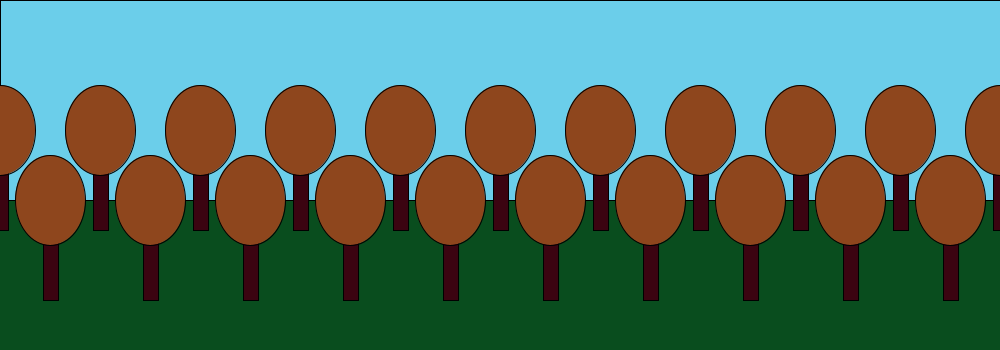
Frame 1 (no input)
Frame 60 (the mouse pressed at the canvas centre just before this capture): identical to frame 1, image omitted
Frame 120 (the mouse held since frame 60 and released just before this capture): identical to frame 1, image omitted

The Processing sketch that drew this single still picture (run headless with seeded random() and noise(); from frame 60 on, the mouse is pressed at the canvas centre):

// Processing sketch: forest
// ── forest.pde
//Karla Medina

void setup() {
  size(1000, 350);
}
//continues until stopped
void draw() {
  background(9, 77, 30);
  fill(107, 206, 234);
  rect(0, 0, width, 200);
  
//drawing trees until i is less than 10 & how many will be drawn
for (int i = 0; i < 20; i += 1) {
  tree(0 + i * 100, 130);
}
   //second roww of trees
for (int i = 0; i < 20; i += 1) {
  //changed the x axis and y axis to 
  //lower the row and center between previous trees.
  tree(i * 100 - 150, 130 + 70);
}

  // int i = 0; 
  //while (i < 10) { 
  //  tree(0 + i * 100);//switched to for loop
  //  i += 1;
  //}
}  
  
  
void tree (int x, int y) { //building the tree
  fill(59, 4, 17);//color of trunk; brown
  rect(x-7 , y, 15, 100);//x, y, w, h//tree trunk  
  fill(142, 70, 29);//color of the leafs
  ellipse(x, y, 70, 90);// tree leafs     
}
